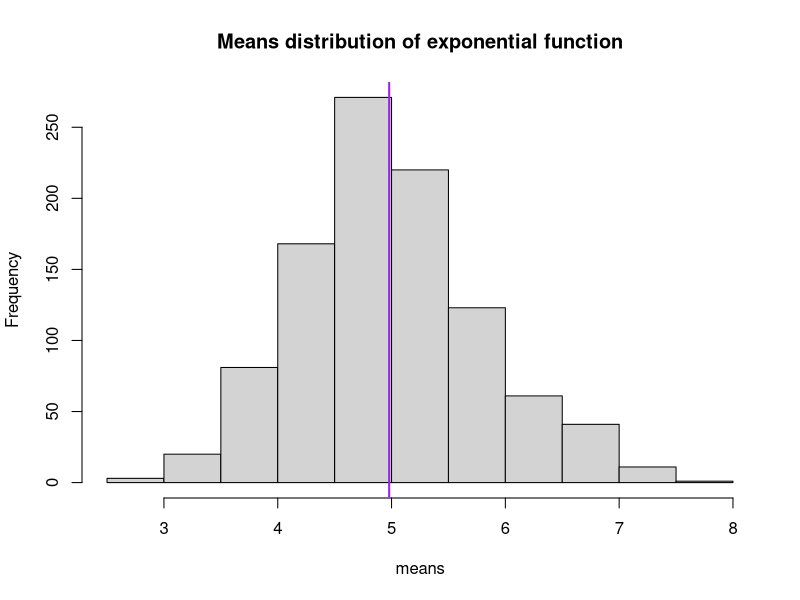

Write R code to recreate this figure.
## ---- chunk 1
    set.seed(124536)
    lambda <- 0.2
    teor.mean <- 1/lambda
    teor.sd <- 1/lambda
    teor.var <- (1/lambda)^2
    nsim <- 1000
    n <- 40
    means <- vector()
    stands <- vector()
    for (i in 1:nsim) {
        sample <- rexp(n, lambda)
        means[i] <- mean(sample)
        stands[i] <- sd(sample)
    }
    hist(means, main = "Means distribution of exponential function")
    sim.mean <- mean(means)
    sim.sd <- sd(means)
    sim.var <- var(means)
    abline(v = sim.mean, col = "purple", lwd = 2)    
## ---- chunk 2
    ll <- means - 1.96 * stands / sqrt(n)
    ul <- means + 1.96 * stands / sqrt(n)
    coverage <- sum(ll < teor.mean & ul > teor.mean) / nsim
